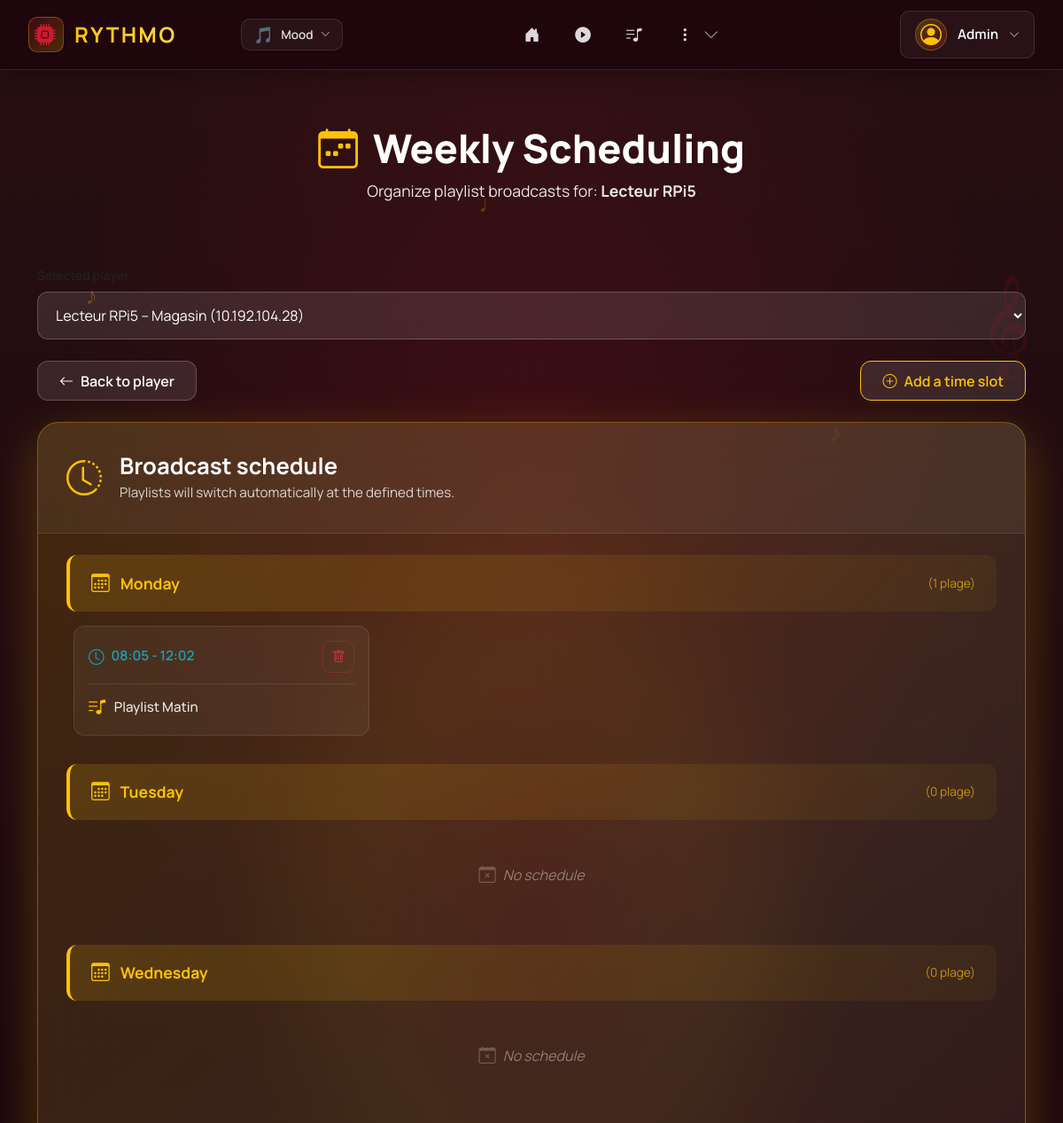
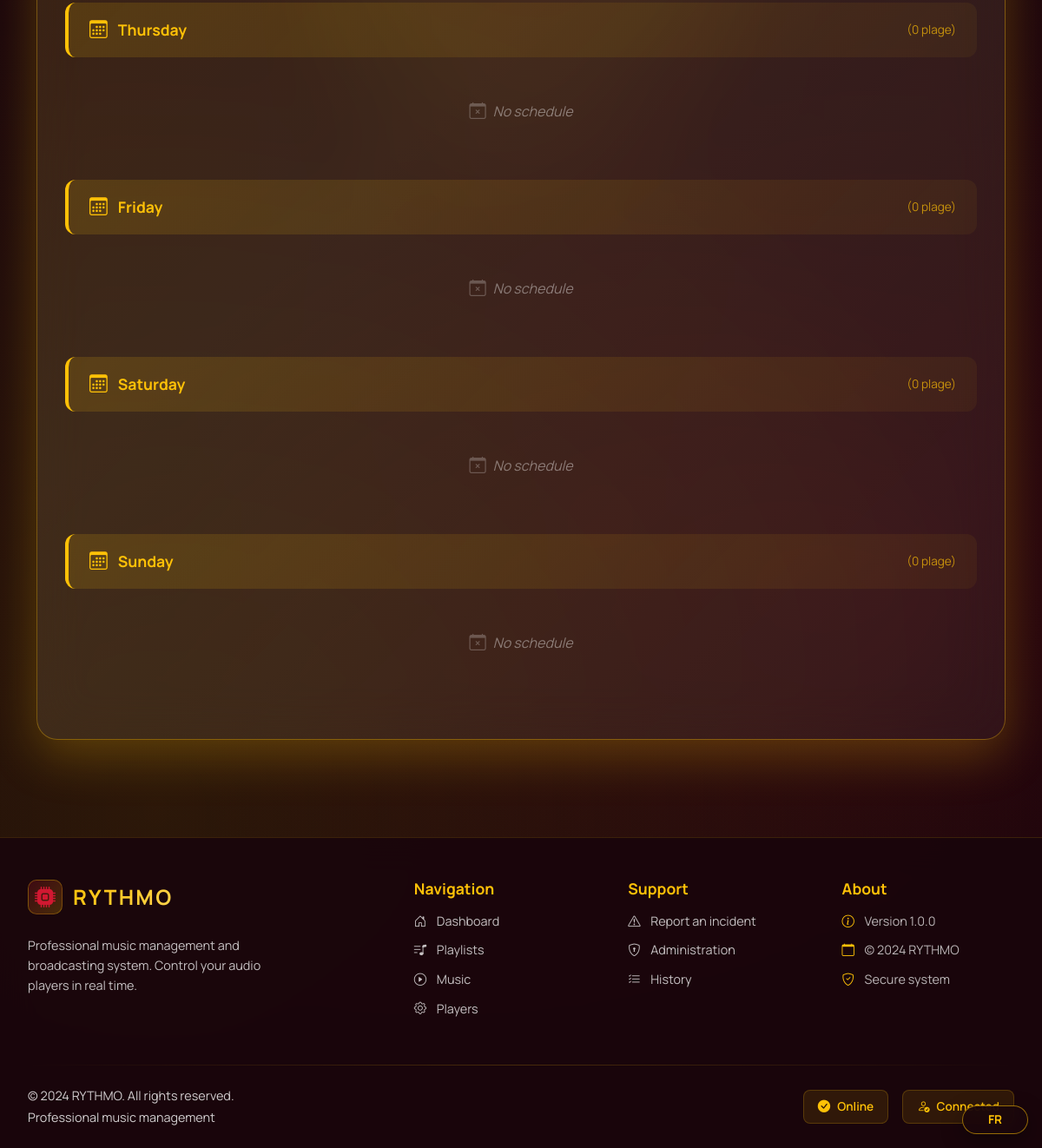
Screenshot of /planification/lecteur/1 (signed in) with the database file from the repository (2 pictures, top to bottom).
### tables this page shows
CREATE TABLE utilisateur(
   id_utilisateur INTEGER PRIMARY KEY,
   nom_utilisateur VARCHAR(50) UNIQUE NOT NULL,
   motdepasse VARCHAR(50) NOT NULL,
   prenom VARCHAR(50) NOT NULL,
   nom VARCHAR(50) NOT NULL,
   email VARCHAR(100) UNIQUE NOT NULL,
   nom_role VARCHAR(50) NOT NULL,
   FOREIGN KEY(nom_role) REFERENCES role(nom_role)
);

CREATE TABLE lecteur(
   id_lecteur INTEGER PRIMARY KEY,
   nom_lecteur VARCHAR(50) UNIQUE NOT NULL,
   adresseIP VARCHAR(50) UNIQUE NOT NULL,
   etat_lecteur VARCHAR(50) NOT NULL,
   emplacement VARCHAR(50) NOT NULL,
   derniere_synchro DATE NOT NULL,
   adresse_lecteur VARCHAR(50) NOT NULL,
   alerte INTEGER NOT NULL,
   id_organisation INTEGER NOT NULL,
   FOREIGN KEY(id_organisation) REFERENCES organisation(id_organisation)
);

CREATE TABLE planification(
   id_planification INTEGER PRIMARY KEY,
   heure_debut TIME NOT NULL,
   heure_fin TIME NOT NULL,
   date_ DATE NOT NULL,
   id_playlist INT NOT NULL,
   FOREIGN KEY(id_playlist) REFERENCES playlist(id_playlist)
);

CREATE TABLE playlist(
   id_playlist INTEGER PRIMARY KEY,
   nom_playlist VARCHAR(50) UNIQUE NOT NULL,
   date_creation DATE NOT NULL,
   date_fin_playlist DATE NOT NULL,
   date_derniere_maj DATE NOT NULL,
   publie INTEGER NOT NULL,
   id_organisation INTEGER NOT NULL,
   FOREIGN KEY(id_organisation) REFERENCES organisation(id_organisation)
);

### app/controllers/PlanificationController.py (the view)
@planif_bp.route('/lecteur/<int:id_lecteur>')
@reqlogged
@require_permission("plan_playlist", "plan_ad", "choose_slot")
def planifier_lecteur(id_lecteur):
    role = normalize_role(session.get("role", "commercial"))
    dao_planif = PlanificationDAO()
    dao_lecteur = LecteurDAO()
    dao_playlist = PlaylistDAO()
    lecteurs = dao_lecteur.find_all()
    lecteur = dao_lecteur.find_one(id_lecteur)
    if not lecteur:
        abort(404)
    playlists = dao_playlist.find_all()
    planifications = dao_planif.get_by_lecteur(id_lecteur)
    playlist_preselect = request.args.get('playlist', type=int)
    return render_template(
        "planification.html",
        lecteur=lecteur,
        lecteurs=lecteurs,
        playlists=playlists,
        planifications=planifications,
        playlist_preselect=playlist_preselect,
        role=role,
        can_plan_playlist=role in ("admin", "marketing"),
        can_plan_ad=role in ("admin", "commercial"),
    )

### app/__init__.py (called while the page is built, shortened)
@app.before_request
def check_session_timeout():
    if 'user_id' in session:
        last_active = session.get('last_active')
        now = datetime.now()
        session['last_active'] = now.isoformat()

@app.before_request
def load_user():
    user_id = session.get("user_id")
    if user_id:
        user = UserSqliteDAO().findById(user_id)
        g.current_user = user
    else:
        g.current_user = None

@app.context_processor
def inject_globals():
    theme = session.get("theme", "default")
    if theme == "chill":
        theme = "romantique"
    user = g.get("current_user", None)
    role = normalize_role(user.role if user else session.get("role"))
    def user_can(permission):
        return can(role, permission)
    return {
        "current_user": user,
        "theme": theme,
        "permissions": get_role_permissions(role),
        "role_label": role_label(role),
        "user_can": user_can,
    }

### app/controllers/LoginController.py (called while the page is built)
def reqlogged(f):
    @wraps(f)
    def decorated_function(*args, **kwargs):
        if not session.get("logged"):
            return redirect(url_for("login"))
        return f(*args, **kwargs)
    return decorated_function

### app/models/LecteurDAO.py (called while the page is built)
    def find_one(self, id_lecteur):
        try:
            conn = sqlite3.connect(self.db_path)
            conn.row_factory = sqlite3.Row
            cursor = conn.cursor()
            cursor.execute("SELECT * FROM lecteur WHERE id_lecteur = ?", (id_lecteur,))
            row = cursor.fetchone()
            conn.close()
            if row:
                return Lecteur(
                    row['id_lecteur'],
                    row['nom_lecteur'],
                    row['adresseIP'],
                    row['etat_lecteur'],
                    row['emplacement'],
                    row['derniere_synchro'],
                    row['adresse_lecteur'],
                    row['alerte'],
                    row['id_organisation']
                )
            return None
        except Exception as e:
            print(f"Erreur find_one : {e}")
            return None

### app/models/PlaylistDAO.py (called while the page is built)
    def _get_connection(self):
        conn = sqlite3.connect(app.root_path + "/database.db")
        conn.row_factory = sqlite3.Row
        return conn

### app/models/UserDAO.py (called while the page is built)
    def _getDbConnection(self):
        conn = sqlite3.connect(self.databasename)
        conn.row_factory = sqlite3.Row
        return conn

### app/services/permissions.py (called while the page is built)
def normalize_role(role):
    if not role:
        return ROLE_COMMERCIAL
    return LEGACY_ROLE_MAP.get(role, role)

### app/templates/planification.html (shortened to what this page needs)
{% extends 'layout.html' %}
{% block content %}
<div class="logs-hero">
  <div class="container">
    <h1><i class="bi bi-calendar-week"></i> Planification Hebdomadaire</h1>
    <p>Organisez la diffusion des playlists pour : <strong>{{ lecteur.nom_lecteur }}</strong></p>
  </div>
</div>
<div class="container mt-4 pb-5">
  <div class="mb-4">
    <label class="form-label text-muted small">Lecteur sélectionné</label>
    <select class="logs-search-input"
            onchange="location.href=this.value"
            style="padding-left:1rem;">
      {% for l in lecteurs %}
        <option value="{{ url_for('planification.planifier_lecteur', id_lecteur=l.id_lecteur) }}"
                {% if l.id_lecteur == lecteur.id_lecteur %}selected{% endif %}>
          {{ l.nom_lecteur }} – {{ l.adresse_lecteur }} ({{ l.adresseIP }})
        </option>
      {% endfor %}
    </select>
  </div>
  <div class="logs-actions mb-4">
    <a href="{{ url_for('voir_lecteur', id_lecteur=lecteur.id_lecteur) }}" class="btn btn-rythmo-back">
      <i class="bi bi-arrow-left"></i> Retour au lecteur
    </a>
    <button type="button" class="btn btn-rythmo-back" style="border-color: #ffc107; color: #ffc107;" data-bs-toggle="modal" data-bs-target="#addPlanifModal">
      <i class="bi bi-plus-circle"></i> Ajouter une plage horaire
    </button>
  </div>
  <div class="logs-card">
    <div class="logs-card-header">
      <div class="logs-header-info">
        <i class="bi bi-clock-history"></i>
        <div>
          <h2>Planning des diffusions</h2>
          <p>Les playlists changeront automatiquement aux heures définies.</p>
        </div>
      </div>
    </div>
    <div class="logs-table-wrapper">
      {% set jours_semaine = ['Lundi', 'Mardi', 'Mercredi', 'Jeudi', 'Vendredi', 'Samedi', 'Dimanche'] %}
      {% for jour in jours_semaine %}
        {% set planifs_jour = planifications|selectattr('jour_semaine', 'equalto', jour)|list %}
        <div class="day-section">
          <div class="day-header">
            <i class="bi bi-calendar3"></i>
            <strong>{{ jour }}</strong>
            <span class="day-count">({{ planifs_jour|length }} plage{{ 's' if planifs_jour|length > 1 else '' }})</span>
          </div>
          <div class="time-blocks">
            {% if planifs_jour %}
              {% for p in planifs_jour|sort(attribute='heure_debut') %}
                <div class="time-block">
                  <div class="time-block-header">
                    <span class="time-range">
                      <i class="bi bi-clock"></i>
                      {{ p.heure_debut }} - {{ p.heure_fin }}
                    </span>
                    <form action="{{ url_for('planification.supprimer_planif', id_planif=p.id_planification) }}"
                          method="POST"
                          onsubmit="return confirm('Supprimer cette planification ?');"
                          style="display: inline;">
                      <button type="submit" class="btn-delete">
                        <i class="bi bi-trash"></i>
                      </button>
                    </form>
                  </div>
                  <div class="time-block-playlist">
                    <i class="bi bi-music-note-list"></i>
                    <span>{{ p.nom_playlist if p.nom_playlist else 'Aucune playlist' }}</span>
                  </div>
                </div>
              {% endfor %}
            {% else %}
              <div class="empty-day">
                <i class="bi bi-calendar-x"></i>
                <span>Aucune planification</span>
              </div>
            {% endif %}
          </div>
        </div>
      {% endfor %}
    </div>
  </div>
</div>
{% endblock %}

### app/templates/includes/nav.html (shortened to what this page needs)
{% if current_user %}
<nav class="navbar-modern fixed-top navbar-expand-lg">
  <div class="navbar-container">
    <div class="navbar-brand-section">
      <a class="navbar-brand-modern" href="{{ url_for('index') }}">
        <div class="brand-icon-wrapper">
          <i class="bi bi-cpu-fill"></i>
        </div>
        <span class="brand-text">RYTHMO</span>
      </a>
      <div class="music-visualizer" id="music-bar">
      </div>
      <div class="theme-switcher d-none d-md-block">
        <button class="theme-switcher-trigger" type="button" data-bs-toggle="dropdown" aria-expanded="false" title="Changer de thème">
          <span class="theme-switcher-icon">
            {% if theme == 'joyeux' %}☀️
            {% elif theme == 'triste' %}🌧️
            {% elif theme == 'nature' %}🌿
            {% elif theme == 'romantique' %}💕
            {% elif theme == 'voyage_spacial' %}🚀
            {% else %}🎵{% endif %}
          </span>
          <span class="theme-switcher-label d-none d-lg-inline">Ambiance</span>
          <i class="bi bi-chevron-down theme-switcher-arrow"></i>
        </button>
      </div>
    </div>
    <div class="navbar-nav-section">
      <div class="collapse navbar-collapse-modern" id="navbarNav">
        <ul class="navbar-nav-modern">
          <li class="nav-item-modern">
            <a class="nav-link-modern nav-link-icon-only" href="{{ url_for('index') }}">
              <i class="bi bi-house-door-fill"></i>
            </a>
          </li>
          {% if user_can("control_music") %}
          <li class="nav-item-modern">
            <a class="nav-link-modern nav-link-icon-only" href="{{ url_for('musique.musique') }}">
              <i class="bi bi-play-circle-fill"></i>
            </a>
          </li>
          {% endif %}
          {% if user_can("view_playlists") or user_can("view_playlists_readonly") %}
          <li class="nav-item-modern">
            <a class="nav-link-modern nav-link-icon-only" href="{{ url_for('playlist.playlists') }}">
              <i class="bi bi-music-note-list"></i>
            </a>
          </li>
          {% endif %}
          {% if user_can("add_ad") or user_can("view_lecteur_status") or user_can("view_history") or user_can("manage_lecteurs") %}
          <li class="nav-item-modern nav-item-dropdown">
            <button class="nav-link-modern nav-link-icon-only nav-more-btn" type="button" data-bs-toggle="dropdown" aria-expanded="false">
              <i class="bi bi-three-dots-vertical"></i>
              <i class="bi bi-chevron-down nav-dropdown-arrow"></i>
            </button>
          </li>
          {% endif %}
        </ul>
      </div>
    </div>
    <div class="navbar-user-section">
      <div class="user-dropdown">
        <button class="user-menu-trigger" type="button" data-bs-toggle="dropdown" aria-expanded="false">
          <div class="user-avatar-nav">
            <i class="bi bi-person-circle"></i>
          </div>
          <span class="username-text d-none d-lg-inline">{{ current_user.username }}</span>
          <i class="bi bi-chevron-down dropdown-arrow"></i>
        </button>
      </div>
    </div>
  </div>
</nav>
{% endif %}

### app/templates/layout.html (style rules this page uses)
* { font-family: 'Manrope', sans-serif !important; }
:root, body.default { --rythmo-bg: #1a060c; --rythmo-gradient-start: #281012; --rythmo-gradient-end: #1a060c; --rythmo-accent: #ffc107; --rythmo-accent-light: #ffd54f; --rythmo-accent-rgb: 255, 193, 7; --rythmo-secondary: #d11831; --rythmo-secondary-rgb: 209, 24, 49; --rythmo-text-light: #fff4c7; }
body { background: var(--rythmo-bg); background-image: radial-gradient(circle at 20% 50%, rgba(var(--rythmo-accent-rgb), 0.08) 0%, transparent 50%), radial-gradient(circle at 80% 80%, rgba(var(--rythmo-secondary-rgb), 0.08) 0%, transparent 50%); min-height: 100vh; color: white; padding-top: 76px; transition: background 0.6s ease, background-image 0.6s ease; }

### app/templates/includes/theme-default-styles.html (style rules this page uses)
body.default { --rythmo-bg: #1a060c; --rythmo-accent-rgb: 255, 193, 7; --rythmo-secondary-rgb: 209, 24, 49; }
body.default { background-color: #1a060c; background-image: radial-gradient(ellipse 80% 50% at 50% 20%, rgba(209, 24, 49, 0.15) 0%, transparent 55%), radial-gradient(circle at 15% 85%, rgba(255, 193, 7, 0.1) 0%, transparent 42%), radial-gradient(circle at 85% 75%, rgba(209, 24, 49, 0.12) 0%, transparent 38%), linear-gradient(180deg, #281012 0%, #1a060c 50%, #120408 100%); }

### rows the page displays
utilisateur: username "Admin"
lecteur: nom_lecteur "Lecteur RPi5"
planification: date_ "Lundi" (drawn), heure_debut "08:05", heure_fin "12:02", nom_playlist "Playlist Matin"

### other values shown
{{ jour }} "Monday" "Tuesday" "Wednesday" "Thursday" "Friday" "Saturday" "Sunday"
{{ planifs_jour|length }} "1" "0" "0" "0" "0" "0" "0"
form field value "Lecteur RPi5 – Magasin (10.192.104.28)"
